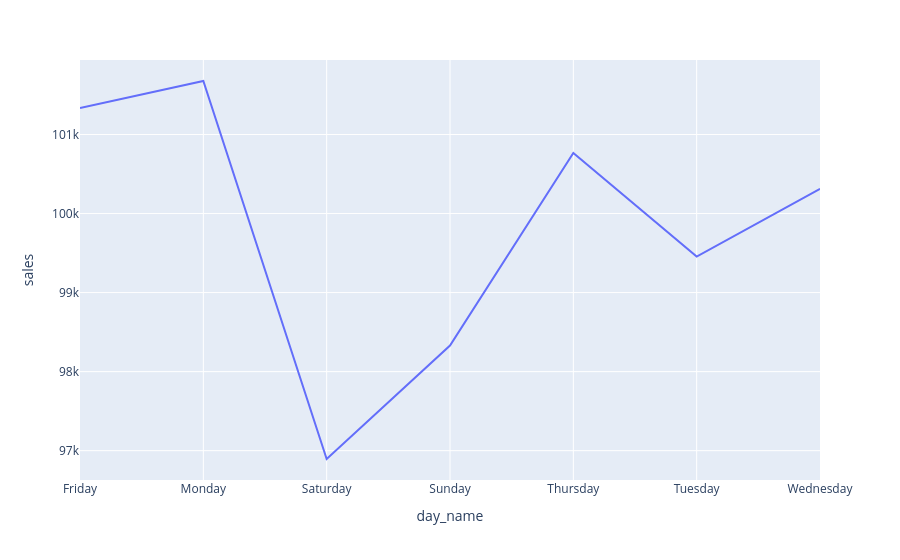

Here is the notebook cell this chart was saved with:
### Code cell
px.line(day_sales,x="day_name",y="sales")

### Figure 1 — Plotly figure (JSON) as saved in the notebook; plotly's stock layout.template omitted (floating-point values rounded to 4 significant figures)
{"data": [{"hovertemplate": "day_name=%{x}<br>sales=%{y}<extra></extra>", "legendgroup": "", "line": {"color": "#636efa", "dash": "solid"}, "marker": {"symbol": "circle"}, "mode": "lines", "name": "", "orientation": "v", "showlegend": false, "type": "scatter", "x": ["Friday", "Monday", "Saturday", "Sunday", "Thursday", "Tuesday", "Wednesday"], "xaxis": "x", "y": [101300.0, 101700.0, 96890.0, 98330.0, 100800.0, 99460.0, 100300.0], "yaxis": "y"}], "layout": {"autosize": true, "legend": {"tracegroupgap": 0}, "margin": {"t": 60}, "xaxis": {"anchor": "y", "autorange": true, "domain": [0, 1], "range": [0, 6], "title": {"text": "day_name"}, "type": "category"}, "yaxis": {"anchor": "x", "autorange": true, "domain": [0, 1], "range": [96630.0, 101900.0], "title": {"text": "sales"}, "type": "linear"}}}
